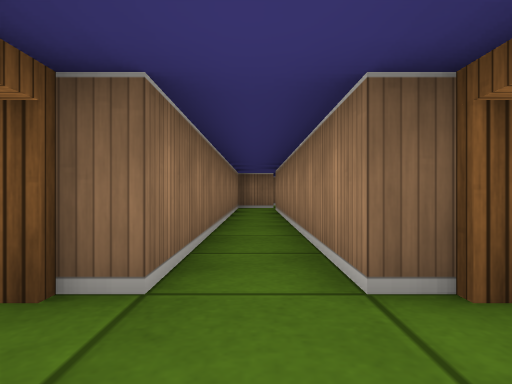
[1] (above)

16 first-person views from a walk through a cub3D ray-caster map. The camera is about half as high as the walls, looks level and sees 75° across. The floor is counted in squares. Each view is taken from the middle of a square. On the plan, view 1 faces up. The plan holds only what a view shows up to about 9 squares ahead; the rest is blank.

[2]
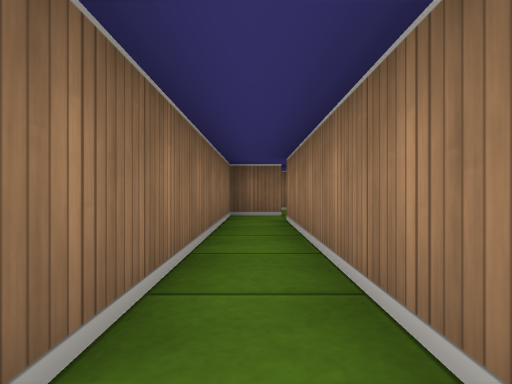

[3]
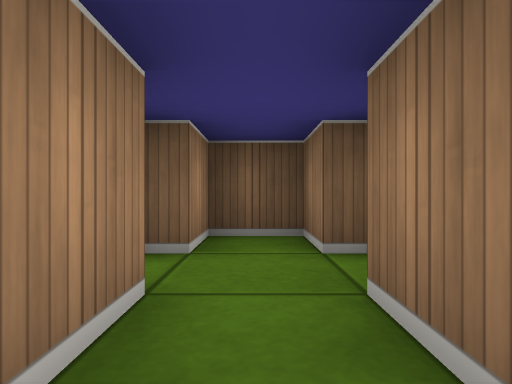

[4]
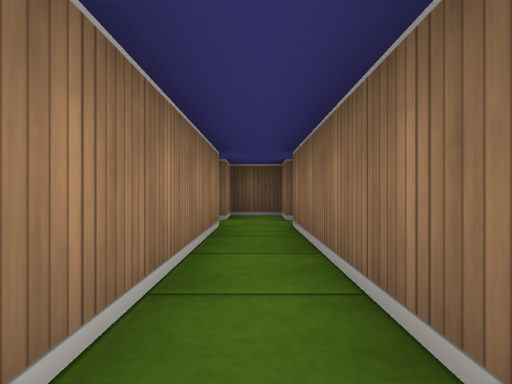

[5]
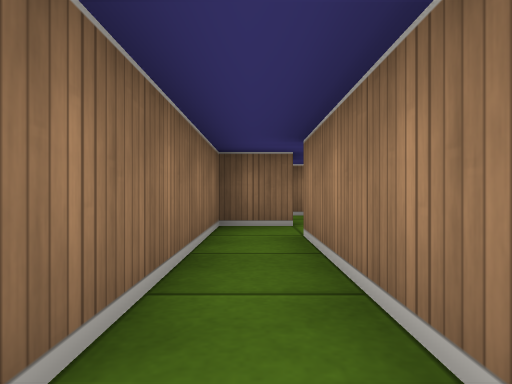

[6]
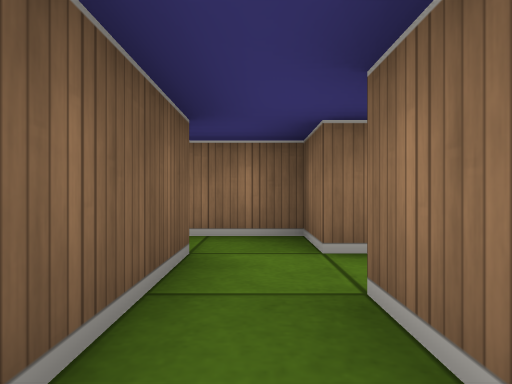

[7]
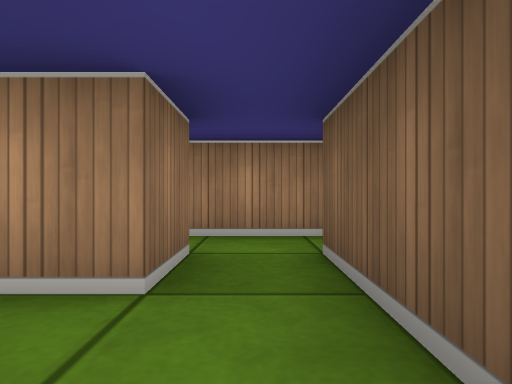

[8]
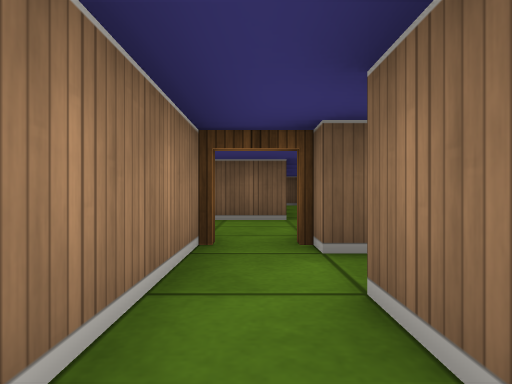

[9]
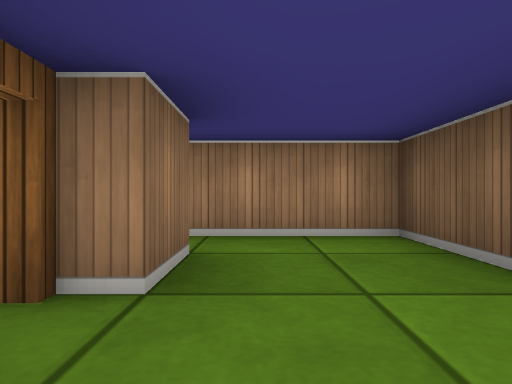

[10]
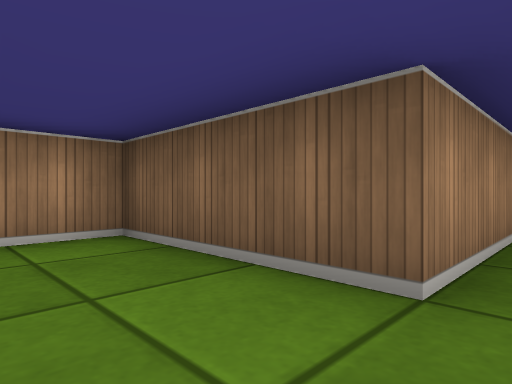

[11]
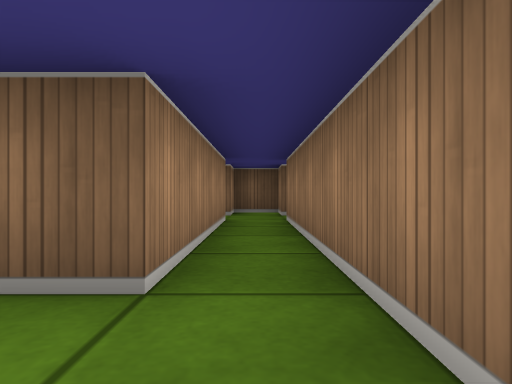

[12]
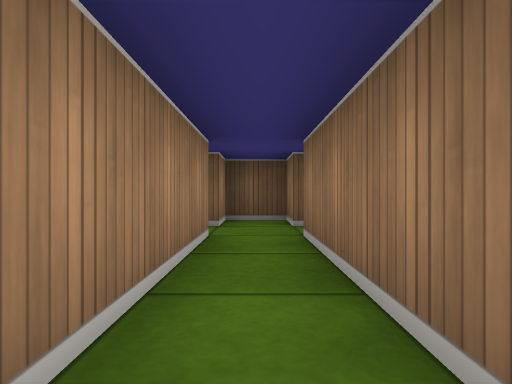

[13]
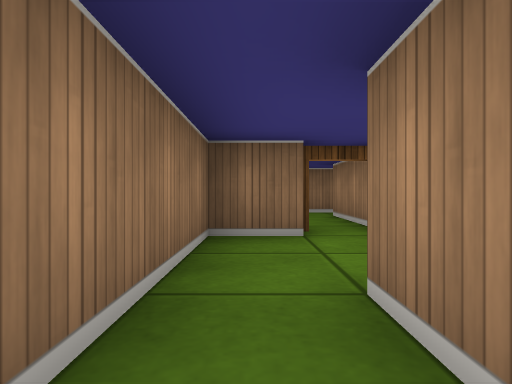

[14]
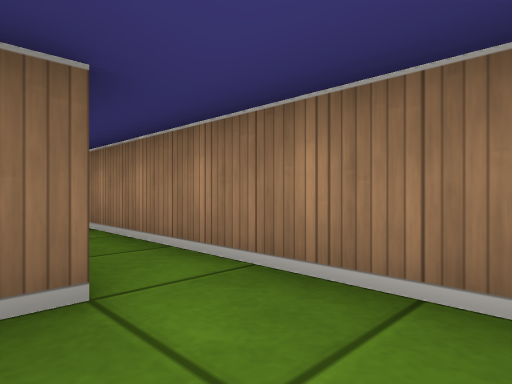

[15]
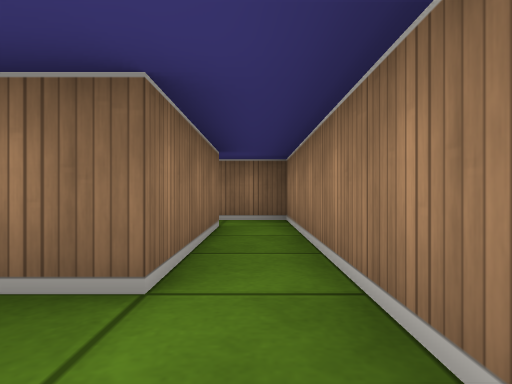

[16]
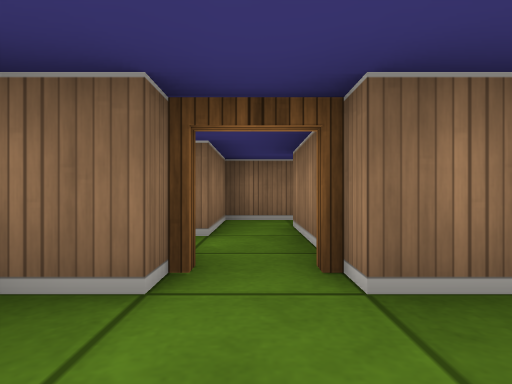

### Floor plan
Points are (right, up) in squares from view 1. A wall is a line through its corners. A room is listed if a view was taken in it or the views show most of it. See-through windows are left out.
Room 1 (views 1, 2, 3, 4, 5)
walls: (0.5, 1.5) (0.5, 8.5); (-0.5, 0.5) (-0.5, -0.5) (0.5, -0.5) (0.5, 0.5); (-0.5, 8.5) (-0.5, 1.5)
ways out: opening at (0, 9) to room 3; open door at (1, 1) to room 5; open door at (-1, 1)
Room 2 (view 6)
walls: (1.5, 8.5) (2.5, 8.5); (2.5, 9.5) (1.5, 9.5); (3.5, 7.5) (3.5, 9.5)
ways out: opening at (2, 9) to room 3; opening at (3, 10) to room 4; open door at (3, 8) to room 6
Room 3 (view 7)
walls: (0.5, 9.5) (-0.5, 9.5) (-0.5, 8.5); (1.5, 9.5) (1.5, 10.2); (0.5, 8.5) (1.5, 8.5)
ways out: opening at (0, 9) to room 1; opening at (2, 9) to room 2
Room 4 (view 8)
walls: (3.5, 11.5) (2.5, 11.5) (2.5, 9.5); (3.5, 9.5) (3.5, 10.5)
ways out: opening at (3, 10) to room 2; opening at (4, 11) to room 6
Room 5 (views 9, 10, 11, 12, 13)
walls: (2.5, 1.5) (2.5, 5.5); (1.5, 0.5) (1.5, -0.5) (2.5, -0.5) (2.5, 0.5); (2.5, 7.5) (1.5, 7.5) (1.5, 1.5)
ways out: open door at (1, 1) to room 1; opening at (3.5, 6.5) to room 6; open door at (3, 1)
Room 6 (views 14, 15, 16)
walls: (4.5, 10.5) (4.5, 7.5) (3.5, 7.5); (2.5, 5.5) (5.5, 5.5) (5.5, 11.5) (3.5, 11.5)
ways out: open door at (3, 8) to room 2; opening at (4, 11) to room 4; opening at (3.5, 6.5) to room 5

Where each view was taken, in squares from view 1:
view 1: 0 up, 0 right, facing up
view 2: 3 up, 0 right, facing up
view 3: 3 up, 0 right, facing down
view 4: 6 up, 0 right, facing down
view 5: 5 up, 0 right, facing up
view 6: 9 up, 3 right, facing left
view 7: 9 up, 0 right, facing right
view 8: 11 up, 3 right, facing down
view 9: 7 up, 2 right, facing right
view 10: 7 up, 2 right, facing down-right
view 11: 7 up, 2 right, facing down
view 12: 5 up, 2 right, facing down
view 13: 4 up, 2 right, facing up
view 14: 6 up, 4 right, facing up-right
view 15: 6 up, 5 right, facing up
view 16: 6 up, 3 right, facing up
